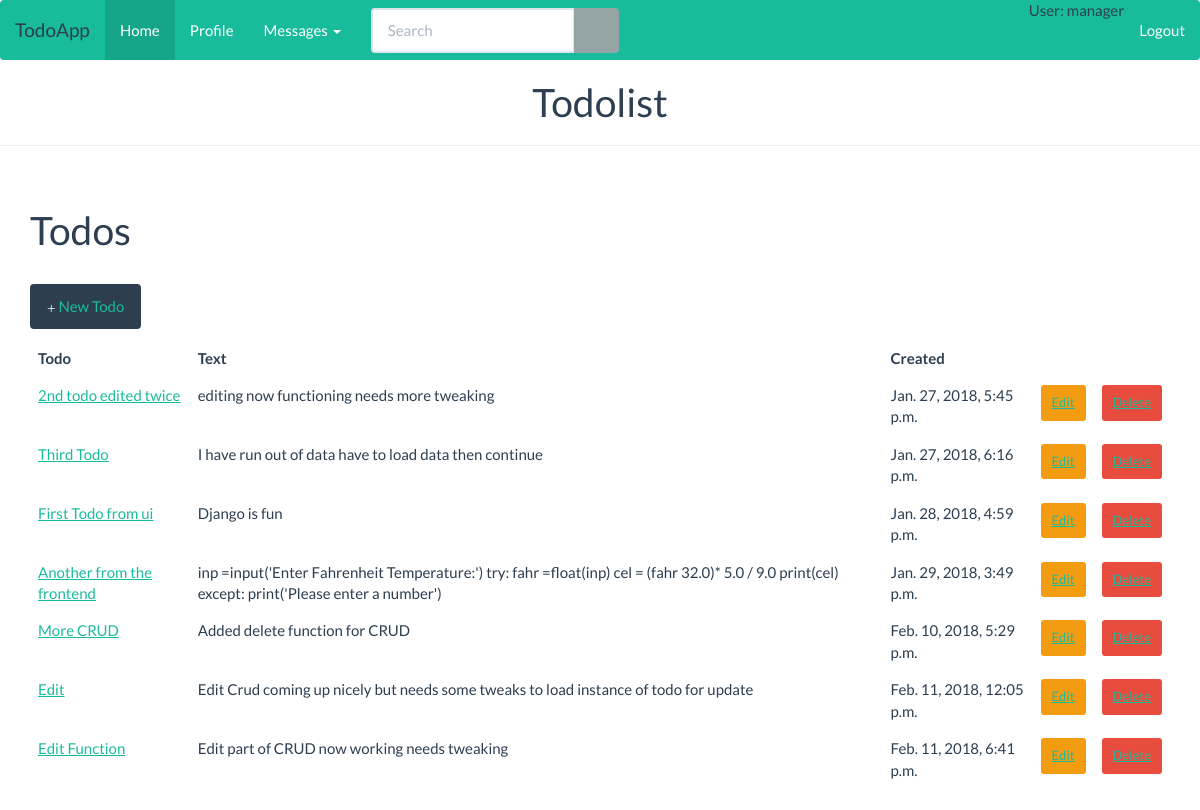
The app's page / (signed in) with its own data.
### todos/models.py (models this page shows, shortened)
class Todo(models.Model):
    title = models.CharField(max_length=50)
    text = models.TextField()
    created_at = models.DateTimeField(default=datetime.now, blank=True)

### todos/views.py (the view)
# urls.py: path('', views.index, name='index'),
def index(request):
    todos = Todo.objects.all()[:10]
    context = {
        'todos': todos
    }
    return render(request, 'index.html', context)

### todos/Templates/index.html
{% include 'partials/header.html' %}
<div class="container">
        <h1 class="page-header">Todos</h1>
  <p>
    <button type="button"
            class="btn btn-primary">
      <span class="glyphicon glyphicon-plus"></span>
     <a href="/todos/add"> New Todo</a>
    </button>
  </p>
      <table class="table">
        <thead class="thead-inverse">
          <tr>
            <th>Todo</th>
            <th>Text</th>
            <th>Created</th>
          </tr>
        </thead>
        <tbody>
          {% for todo in todos %}
            <tr>
              <td>
                <a href="/todo/details/{{ todo.id }}">{{ todo.title }}
              </td>
                <td>{{ todo.text }}</td>
              <td>{{ todo.created_at }}</td>
            <td>
      <button type="button"
              class="btn btn-warning btn-sm">
        <a href="{% url 'update' pk=todo.id %}"> Edit
      </a></button></td>
                <td>
                <button type="button" class="btn btn-danger btn-sm">
        <a href="{% url 'delete' todo.id %}"> Delete
      </a></button>
            </td>
            </tr>
          {% endfor %}
        </tbody>
      </table>
    </div>

### todos/Templates/partials/header.html (shortened to what this page needs)
{% load static %}
<!DOCTYPE html>
<html>
<head>
    {% load static %}
    <link rel="stylesheet" href="{% static 'css/style.css' %}">
    <link rel="stylesheet" href="{% static 'css/bootstrap.min.css' %}">
</head>
<body>
<nav class="navbar navbar-inverse">
    <div class="navbar-header">
        <a href="#" class="navbar-brand">TodoApp</a>
    </div>
    <div id="navbarCollapse" class="collapse navbar-collapse">
        <ul class="nav navbar-nav">
            <li class="active"><a href="/">Home</a></li>
            <li><a href="#">Profile</a></li>
            <li class="dropdown">
                <a data-toggle="dropdown" class="dropdown-toggle" href="#">Messages <b class="caret"></b></a>
            </li>
        </ul>
        <form class="navbar-form navbar-left">
            <div class="input-group">
                <input type="text" class="form-control" placeholder="Search">
                <span class="input-group-btn">
                    <button type="button" class="btn btn-default"><span class="glyphicon glyphicon-search"></span></button>
                </span>
            </div>
        </form>
        <ul class="nav navbar-nav navbar-right">
            {% if user.is_authenticated %}
                <li>User: {{ user.get_username }}</li>
                <li><a href="{% url 'logout'%}?next={{request.path}}">Logout</a></li>
            {% else %}
                <li><a href="{% url 'login' %}">Login</a></li>
                <li><a href="{% url 'signup' %}">signup</a></li>
            {% endif %}
            </ul>
    </div>
</nav>
<header>
    <h1 align="center">Todolist</h1>
    <hr>
</header>

### todos/static/css/style.css (style rules this page uses)
a:hover, a:visited, a:link, a:active { text-decoration: none; }

### records on screen
Todo: title "2nd todo edited twice", text "editing now functioning needs more tweaking", created_at "Jan. 27, 2018, 5:45 p.m."
Todo: title "Third Todo", text "I have run out of data have to load data then continue", created_at "Jan. 27, 2018, 6:16 p.m."
Todo: title "First Todo from ui", text "Django is fun", created_at "Jan. 28, 2018, 4:59 p.m."
Todo: title "Another from the frontend", text "inp =input('Enter Fahrenheit Temperature:') try: fahr =float(inp) cel = (fahr 32.0)* 5.0 / 9.0 print(cel) except: print('Please enter a number')", created_at "Jan. 29, 2018, 3:49 p.m."
Todo: title "More CRUD", text "Added delete function for CRUD", created_at "Feb. 10, 2018, 5:29 p.m."
Todo: title "Edit", text "Edit Crud coming up nicely but needs some tweaks to load instance of todo for update", created_at "Feb. 11, 2018, 12:05 p.m."
Todo: title "Edit Function", text "Edit part of CRUD now working needs tweaking", created_at "Feb. 11, 2018, 6:41 p.m."

### other values on screen
{{ user.get_username }} "manager"
